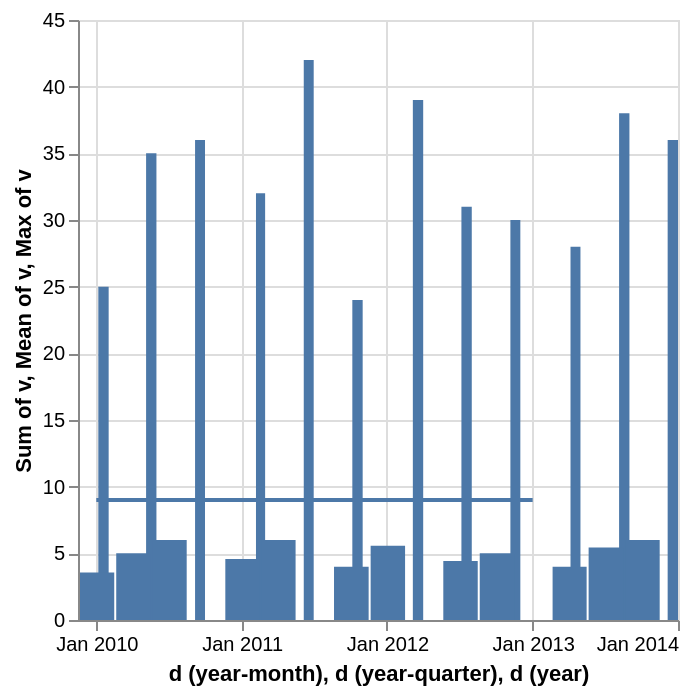

The specification (Vega-Lite) saved for this image:
### Vega-Lite specification from a JSON file in a GitHub repository (floating-point values rounded to 4 significant figures)
{"$schema": "https://vega.github.io/schema/vega-lite/v6.json", "data": {"values": [{"d": "2010-01-01T00:00:00", "v": 1}, {"d": "2011-02-08T01:00:00", "v": 2}, {"d": "2012-03-15T02:00:00", "v": 3}, {"d": "2013-04-22T03:00:00", "v": 4}, {"d": "2010-05-01T04:00:00", "v": 5}, {"d": "2011-06-08T05:00:00", "v": 6}, {"d": "2012-07-15T06:00:00", "v": 7}, {"d": "2013-08-22T07:00:00", "v": 8}, {"d": "2010-09-01T08:00:00", "v": 9}, {"d": "2011-10-08T09:00:00", "v": 1}, {"d": "2012-11-15T10:00:00", "v": 2}, {"d": "2013-12-22T11:00:00", "v": 3}, {"d": "2010-01-01T12:00:00", "v": 4}, {"d": "2011-02-08T13:00:00", "v": 5}, {"d": "2012-03-15T14:00:00", "v": 6}, {"d": "2013-04-22T15:00:00", "v": 7}, {"d": "2010-05-01T16:00:00", "v": 8}, {"d": "2011-06-08T17:00:00", "v": 9}, {"d": "2012-07-15T18:00:00", "v": 1}, {"d": "2013-08-22T19:00:00", "v": 2}, {"d": "2010-09-01T20:00:00", "v": 3}, {"d": "2011-10-08T21:00:00", "v": 4}, {"d": "2012-11-15T22:00:00", "v": 5}, {"d": "2013-12-22T23:00:00", "v": 6}, {"d": "2010-01-01T00:00:00", "v": 7}, {"d": "2011-02-08T01:00:00", "v": 8}, {"d": "2012-03-15T02:00:00", "v": 9}, {"d": "2013-04-22T03:00:00", "v": 1}, {"d": "2010-05-01T04:00:00", "v": 2}, {"d": "2011-06-08T05:00:00", "v": 3}, {"d": "2012-07-15T06:00:00", "v": 4}, {"d": "2013-08-22T07:00:00", "v": 5}, {"d": "2010-09-01T08:00:00", "v": 6}, {"d": "2011-10-08T09:00:00", "v": 7}, {"d": "2012-11-15T10:00:00", "v": 8}, {"d": "2013-12-22T11:00:00", "v": 9}, {"d": "2010-01-01T12:00:00", "v": 1}, {"d": "2011-02-08T13:00:00", "v": 2}, {"d": "2012-03-15T14:00:00", "v": 3}, {"d": "2013-04-22T15:00:00", "v": 4}, {"d": "2010-05-01T16:00:00", "v": 5}, {"d": "2011-06-08T17:00:00", "v": 6}, {"d": "2012-07-15T18:00:00", "v": 7}, {"d": "2013-08-22T19:00:00", "v": 8}, {"d": "2010-09-01T20:00:00", "v": 9}, {"d": "2011-10-08T21:00:00", "v": 1}, {"d": "2012-11-15T22:00:00", "v": 2}, {"d": "2013-12-22T23:00:00", "v": 3}, {"d": "2010-01-01T00:00:00", "v": 4}, {"d": "2011-02-08T01:00:00", "v": 5}, {"d": "2012-03-15T02:00:00", "v": 6}, {"d": "2013-04-22T03:00:00", "v": 7}, {"d": "2010-05-01T04:00:00", "v": 8}, {"d": "2011-06-08T05:00:00", "v": 9}, {"d": "2012-07-15T06:00:00", "v": 1}, {"d": "2013-08-22T07:00:00", "v": 2}, {"d": "2010-09-01T08:00:00", "v": 3}, {"d": "2011-10-08T09:00:00", "v": 4}, {"d": "2012-11-15T10:00:00", "v": 5}, {"d": "2013-12-22T11:00:00", "v": 6}, {"d": "2010-01-01T12:00:00", "v": 7}, {"d": "2011-02-08T13:00:00", "v": 8}, {"d": "2012-03-15T14:00:00", "v": 9}, {"d": "2013-04-22T15:00:00", "v": 1}, {"d": "2010-05-01T16:00:00", "v": 2}, {"d": "2011-06-08T17:00:00", "v": 3}, {"d": "2012-07-15T18:00:00", "v": 4}, {"d": "2013-08-22T19:00:00", "v": 5}, {"d": "2010-09-01T20:00:00", "v": 6}, {"d": "2011-10-08T21:00:00", "v": 7}, {"d": "2012-11-15T22:00:00", "v": 8}, {"d": "2013-12-22T23:00:00", "v": 9}, {"d": "2010-01-01T00:00:00", "v": 1}, {"d": "2011-02-08T01:00:00", "v": 2}, {"d": "2012-03-15T02:00:00", "v": 3}, {"d": "2013-04-22T03:00:00", "v": 4}, {"d": "2010-05-01T04:00:00", "v": 5}, {"d": "2011-06-08T05:00:00", "v": 6}, {"d": "2012-07-15T06:00:00", "v": 7}, {"d": "2013-08-22T07:00:00", "v": 8}]}, "layer": [{"mark": "bar", "encoding": {"x": {"timeUnit": "yearmonth", "field": "d", "type": "temporal"}, "y": {"aggregate": "sum", "field": "v"}}}, {"mark": "bar", "encoding": {"x": {"timeUnit": "yearquarter", "field": "d", "type": "temporal", "bandPosition": 0}, "y": {"aggregate": "mean", "field": "v"}}}, {"mark": "line", "encoding": {"x": {"timeUnit": "utcyear", "field": "d", "type": "temporal"}, "y": {"aggregate": "max", "field": "v"}}}]}
